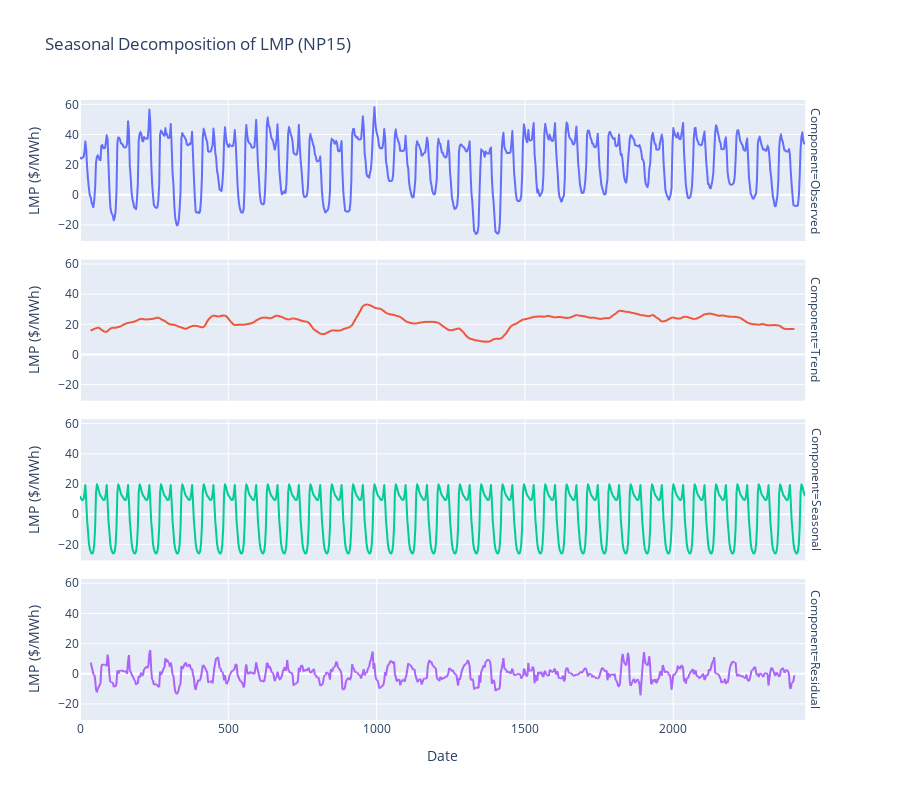

The notebook cell saved with this chart:
### Markdown cell above
### Seasonal decomposition

### Code cell
### seasonal decomposition
result = seasonal_decompose(df_NP15['LMP'], model='additive', period=24)

# Build a DataFrame for plotting
df_decomposed = pd.DataFrame({
    'Time': result.observed.index,
    'Observed': result.observed,
    'Trend': result.trend,
    'Seasonal': result.seasonal,
    'Residual': result.resid
})

df_melted = df_decomposed.melt(id_vars='Time', 
                                value_vars=['Observed', 'Trend', 'Seasonal', 'Residual'],
                                var_name='Component',
                                value_name='Value')

fig = px.line(df_melted, x='Time', y='Value', color='Component',
              facet_row='Component',
              title='Seasonal Decomposition of LMP (NP15)',
              labels={'Value': 'LMP ($/MWh)', 'Time': 'Date'})

fig.update_layout(height=800, showlegend=False)
fig.show()

### Figure 1 — Plotly figure (JSON) as saved in the notebook; plotly's stock layout.template omitted (floating-point values rounded to 4 significant figures; data arrays with more than 128 entries replaced by an {"elided": "..."} marker saying what was removed)
{"data": [{"hovertemplate": "Component=Observed<br>Date=%{x}<br>LMP ($/MWh)=%{y}<extra></extra>", "legendgroup": "Observed", "line": {"color": "#636efa", "dash": "solid"}, "marker": {"symbol": "circle"}, "mode": "lines", "name": "Observed", "showlegend": true, "type": "scattergl", "x": {"elided": "816 int values"}, "xaxis": "x4", "y": {"elided": "816 float values"}, "yaxis": "y4"}, {"hovertemplate": "Component=Trend<br>Date=%{x}<br>LMP ($/MWh)=%{y}<extra></extra>", "legendgroup": "Trend", "line": {"color": "#EF553B", "dash": "solid"}, "marker": {"symbol": "circle"}, "mode": "lines", "name": "Trend", "showlegend": true, "type": "scattergl", "x": {"elided": "816 int values"}, "xaxis": "x3", "y": {"elided": "816 float values"}, "yaxis": "y3"}, {"hovertemplate": "Component=Seasonal<br>Date=%{x}<br>LMP ($/MWh)=%{y}<extra></extra>", "legendgroup": "Seasonal", "line": {"color": "#00cc96", "dash": "solid"}, "marker": {"symbol": "circle"}, "mode": "lines", "name": "Seasonal", "showlegend": true, "type": "scattergl", "x": {"elided": "816 int values"}, "xaxis": "x2", "y": {"elided": "816 float values"}, "yaxis": "y2"}, {"hovertemplate": "Component=Residual<br>Date=%{x}<br>LMP ($/MWh)=%{y}<extra></extra>", "legendgroup": "Residual", "line": {"color": "#ab63fa", "dash": "solid"}, "marker": {"symbol": "circle"}, "mode": "lines", "name": "Residual", "showlegend": true, "type": "scattergl", "x": {"elided": "816 int values"}, "xaxis": "x", "y": {"elided": "816 float values"}, "yaxis": "y"}], "layout": {"annotations": [{"font": {}, "showarrow": false, "text": "Component=Residual", "textangle": 90, "x": 0.98, "xanchor": "left", "xref": "paper", "y": 0.1138, "yanchor": "middle", "yref": "paper"}, {"font": {}, "showarrow": false, "text": "Component=Seasonal", "textangle": 90, "x": 0.98, "xanchor": "left", "xref": "paper", "y": 0.3712, "yanchor": "middle", "yref": "paper"}, {"font": {}, "showarrow": false, "text": "Component=Trend", "textangle": 90, "x": 0.98, "xanchor": "left", "xref": "paper", "y": 0.6288, "yanchor": "middle", "yref": "paper"}, {"font": {}, "showarrow": false, "text": "Component=Observed", "textangle": 90, "x": 0.98, "xanchor": "left", "xref": "paper", "y": 0.8862, "yanchor": "middle", "yref": "paper"}], "height": 800, "legend": {"title": {"text": "Component"}, "tracegroupgap": 0}, "showlegend": false, "title": {"text": "Seasonal Decomposition of LMP (NP15)"}, "xaxis": {"anchor": "y", "domain": [0, 0.98], "title": {"text": "Date"}}, "xaxis2": {"anchor": "y2", "domain": [0, 0.98], "matches": "x", "showticklabels": false}, "xaxis3": {"anchor": "y3", "domain": [0, 0.98], "matches": "x", "showticklabels": false}, "xaxis4": {"anchor": "y4", "domain": [0, 0.98], "matches": "x", "showticklabels": false}, "yaxis": {"anchor": "x", "domain": [0, 0.2275], "title": {"text": "LMP ($/MWh)"}}, "yaxis2": {"anchor": "x2", "domain": [0.2575, 0.485], "matches": "y", "title": {"text": "LMP ($/MWh)"}}, "yaxis3": {"anchor": "x3", "domain": [0.515, 0.7425], "matches": "y", "title": {"text": "LMP ($/MWh)"}}, "yaxis4": {"anchor": "x4", "domain": [0.7725, 1], "matches": "y", "title": {"text": "LMP ($/MWh)"}}}}
